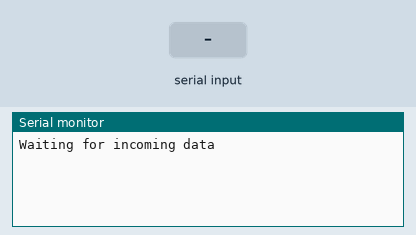
The sketch below on a simulated Arduino Uno, built with avr-gcc and run on an emulated ATmega328P. On the bench: the last lines printed to the serial monitor. The inputs (shaded band) are chosen by the test bench.

Above: at 1.2 s.
1.3 s: "<setting>>" received over Serial
At 2.6 s:
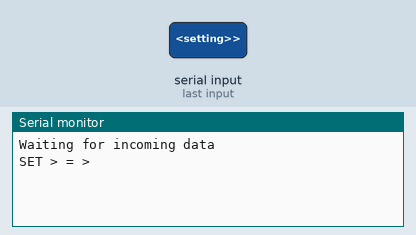
3.8 s: "<data>>" received over Serial
At 5.6 s:
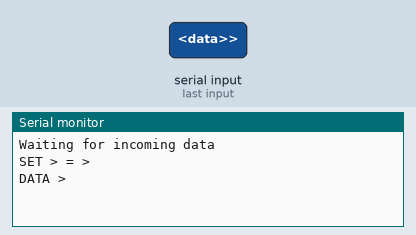
6.3 s: "<lock>>" received over Serial
At 8.5 s:
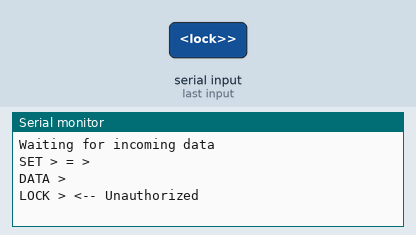
8.8 s: "setting>" received over Serial
At 10.0 s:
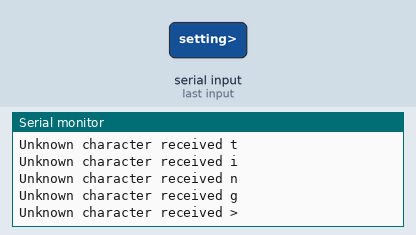
10.3 s: "data>" received over Serial
At 11.5 s:
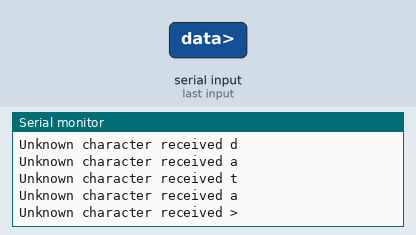
11.8 s: "lock>" received over Serial
At 12.9 s:
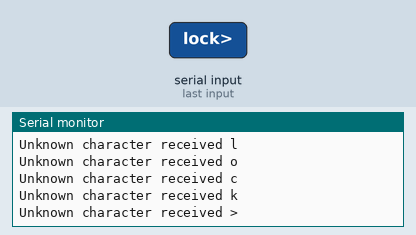

Measured:
- after the input at 1.3 s, the serial monitor: prints a new line after 1.0 s (image 1)
- after the input at 3.8 s, the serial monitor: prints a new line after 1.0 s (image 2)
- after the input at 6.3 s, the serial monitor: prints a new line after 1.0 s (image 3)
- after the input at 8.8 s, the serial monitor: prints a new line at once (image 4)
- after the input at 10.3 s, the serial monitor: prints a new line at once (image 5)
- after the input at 11.8 s, the serial monitor: prints a new line at once (image 6)

The sketch:

BLEConfigure.ino
```cpp
#include <SoftwareSerial.h>
#include "secret_defines.h"

SoftwareSerial BTSerial(10, 11); // RX | TX

void sendCommand(const char* command) {
  Serial.print("Sending command: >");
  Serial.println(command);

  BTSerial.println(command);
  delay(500);
  if (BTSerial.available())
  {
    char reply[1000];
    int i = 0;
    while (BTSerial.available())
    {
      char c = BTSerial.read();
      Serial.print(c);
      reply[i] = c;
      i += 1;
    }
    reply[i] = '\0';
    Serial.println(F("END"));
//    Serial.print(reply);
  }
}

void bleLoop() {
  while (Serial.available())
  {
    byte b[1];
    Serial.readBytes(b, 1);
    char c = (char)(b[0]);
    if (c != '<') {
      Serial.print("Unknown character received ");
      Serial.print(c);
      Serial.println("");
    }
    else {
      // ########## Read start tag ##########
      String command = Serial.readStringUntil('>');

      // ########## Read payload ##########
      String payload = Serial.readStringUntil(';');

      if (command.equalsIgnoreCase("setting")) {
        int separatorIndex = payload.indexOf('=');
        String key = payload.substring(0, separatorIndex);
        String value = payload.substring(separatorIndex + 1);
        Serial.print("SET ");
        Serial.print(key);
        Serial.print(" = ");
        Serial.println(value);

      }
      else if (command.equalsIgnoreCase("data")) {
        Serial.print("DATA ");
        Serial.println(payload);
      }
      else if (command.equalsIgnoreCase("lock")) {
        Serial.print("LOCK ");
        if (payload.equals(SECRET_KEY)) {
          Serial.println("Authorized");
        } else {
          Serial.print(payload);
          Serial.println(" <-- Unauthorized");
        }
      }
    }
  }
}

void loop() {
  bleLoop();
}

void setup()
{
  Serial.begin(9600);
  BTSerial.println("U,9600,N");
  BTSerial.begin(9600);  // HC-05 default speed in AT command more
  Serial.println("Waiting for incoming data");
}
```

secret_defines.sample.h
```cpp
/*
 * This is an example of secret_defines.h which you should have
 * within this folder.
 */
#ifndef SECRET_KEY
	#define SECRET_KEY "Enter your secret key here"
#endif
```
